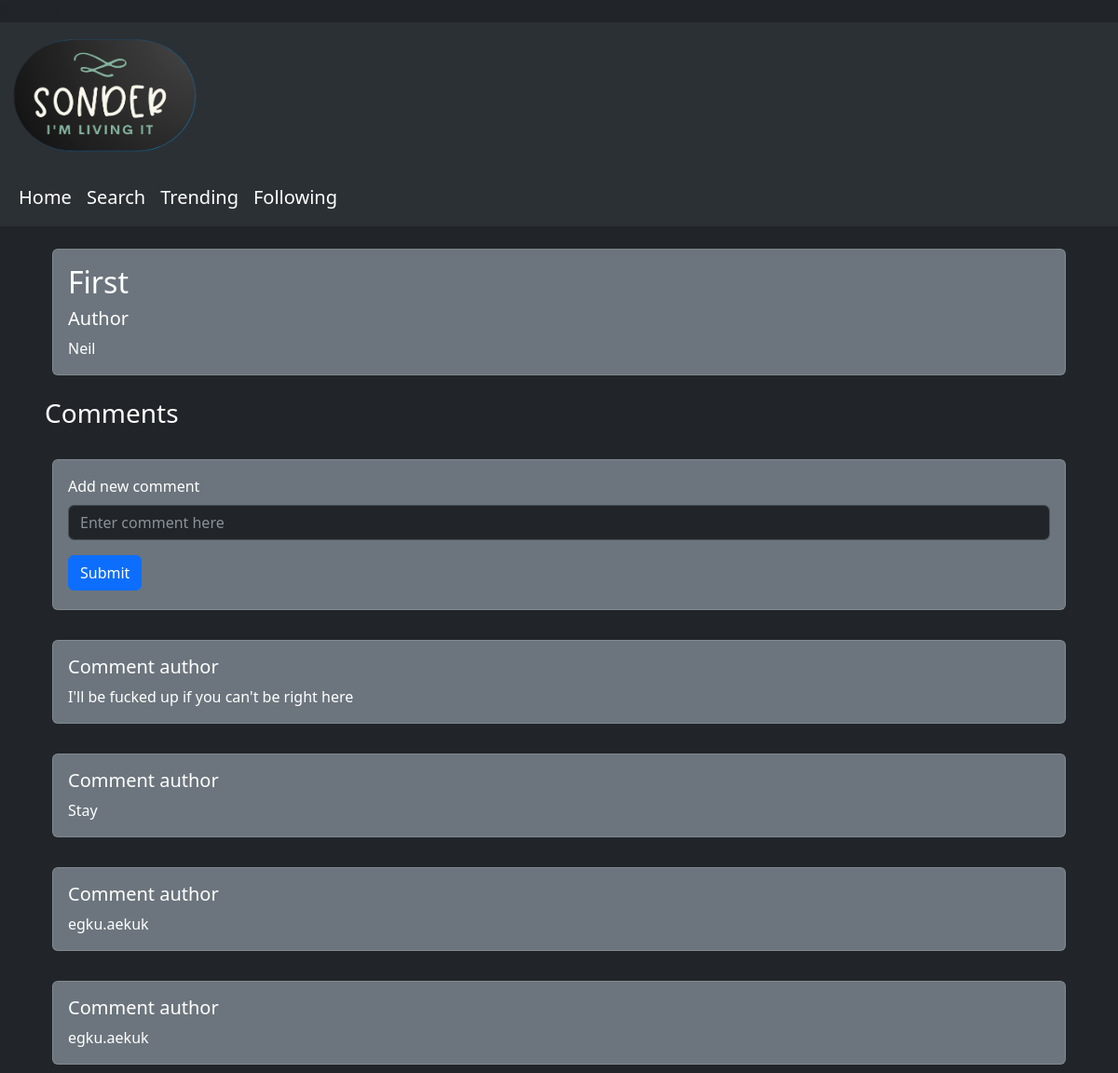
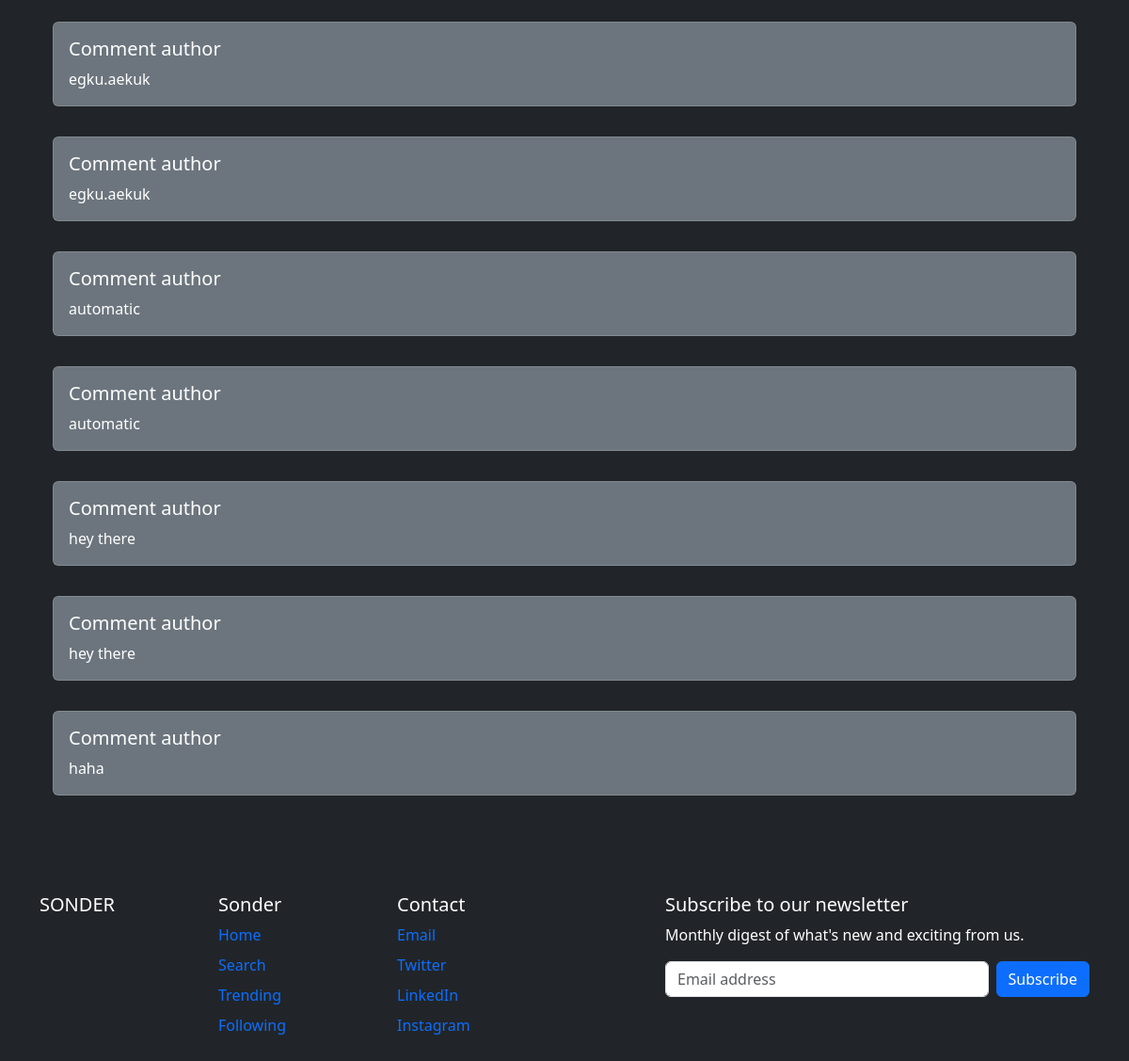
/1, run on an earlier commit of the app's database (2 pictures, top to bottom).
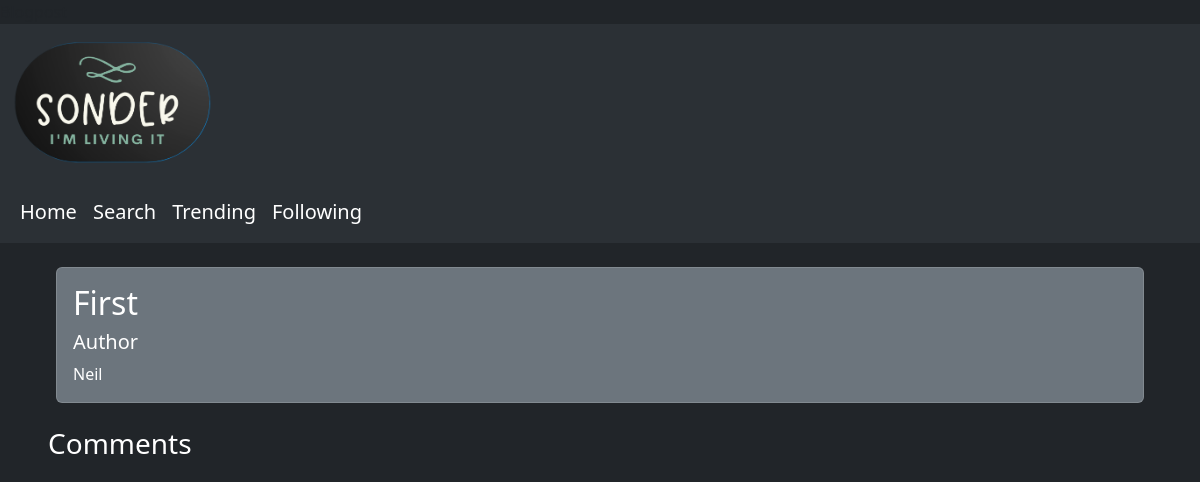
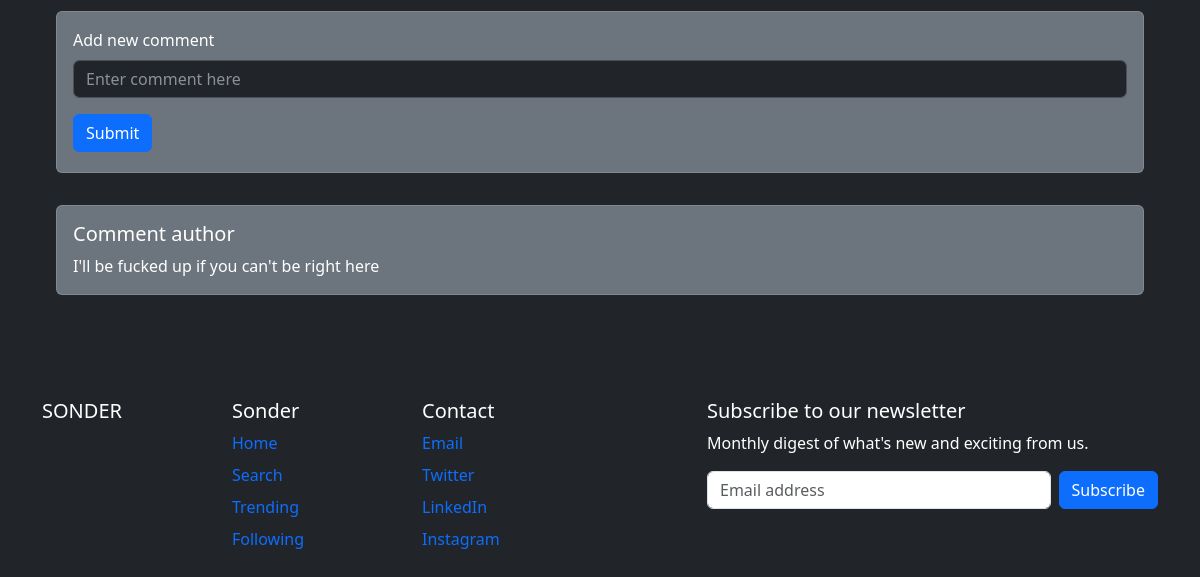
And on a later commit of the database (2 pictures, top to bottom).
### tables this page shows
CREATE TABLE posts (
    id INTEGER PRIMARY KEY AUTOINCREMENT,
    created TIMESTAMP NOT NULL DEFAULT CURRENT_TIMESTAMP,
    title TEXT NOT NULL,
    content TEXT NOT NULL
);

CREATE TABLE comments (
    comment_id INTEGER PRIMARY KEY AUTOINCREMENT,
    created TIMESTAMP NOT NULL DEFAULT CURRENT_TIMESTAMP,
    post_id INTEGER NOT NULL,
    content TEXT NOT NULL
);

### app.py (the view, shortened to what this page needs)
@app.route('/<int:postId>', methods=('GET', 'POST'))
def viewPost(postId):
    post = getPost(postId)
    comments = getComments(postId)
    return render_template('blogpost.html', posts=post, comments=comments)

### app.py (called while the page is built)
def get_db_connection():
    conn = sqlite3.connect('database.db')
    conn.row_factory = sqlite3.Row
    return conn

def getPost(postId):
    conn = get_db_connection()
    post = conn.execute('SELECT * FROM posts WHERE id = ?', (postId,)).fetchone()
    conn.close()
    if post is None:
        abort(404)
    return post

def getComments(postId):
    conn = get_db_connection()
    comments = conn.execute('SELECT * FROM comments WHERE post_id = ?', (postId,)).fetchall()
    conn.close()
    if comments is None:
        return {}
    return comments

### templates/blogpost.html (shortened to what this page needs)
{% extends 'base.html' %}
{% block body %}
      <div class="d-grid gap-3">
        <div class="p-2 bg-dark text-white mx-5 mt-3" data-bs-theme="dark">
            <div class="card bg-secondary text-white" data-bs-theme = "dark">
                <div class="card-body">
                  <h2 class="card-title">{{posts.title}}</h2>
                  <h5> Author </h5>
                  <p class="card-text">{{posts.content}}</p>
                </div>
              </div>
        </div>
        <div><h3 class = "text-white mx-5">Comments</h3></div>
        <div class="p-2 bg-dark text-white mx-5" data-bs-theme="dark">
          <div class="card bg-secondary text-white" data-bs-theme = "dark">
          <div class="card-body">
        <form method="post">
        <div class="mb-3">
          <label for="exampleInputComment1" class="form-label text-white">Add new comment</label>
          <input type="text" class="form-control" id="exampleInputComment1" placeholder="Enter comment here" name="content"></input>
        </div>
        <button type="submit" class="btn btn-primary mb-1">Submit</button>
      </form>
    </div>
  </div>
</div>
        {%for comment in comments%}
        <div class="p-2 bg-dark text-white mx-5" data-bs-theme="dark">
            <div class="card bg-secondary text-white" data-bs-theme = "dark">
                <div class="card-body">
                  <h5> Comment author </h5>
                  <p class="card-text">{{comment.content}}</p>
                </div>
              </div>
        </div>
        {% endfor %}
      </div>
{% endblock %}

### templates/base.html (shortened to what this page needs)
<!doctype html>
<html lang="en">
  <head>
    <link href="https://cdn.jsdelivr.net/npm/bootstrap@5.3.0-alpha2/dist/css/bootstrap.min.css" rel="stylesheet">
  </head>
  <body class = bg-dark>
    <nav class="navbar navbar-expand-lg bg-body-tertiary bg-dark" data-bs-theme="dark">
        <div class="container-fluid">
            <a class="navbar-brand" href="index.html">
                <img src="{{ url_for('static', filename='logo.png') }}" width="200" height="130" class="d-inline-block align-text-top" />
            </a>
        </div>
        </nav>
    <nav class="navbar navbar-expand-lg bg-body-tertiary bg-dark sticky-top fs-5"  data-bs-theme="dark">
    <div class="container-fluid">
        <div class="collapse navbar-collapse" id="navbarSupportedContent">
        <ul class="navbar-nav me-auto mb-2 mb-lg-0">
            <li class="nav-item">
            <a class="nav-link active" aria-current="page" href="/">Home</a>
            </li>
            <li class="nav-item">
            <a class="nav-link active" aria-current="page" href="/search">Search</a>
            </li>
            <li class="nav-item">
            <a class="nav-link active" aria-current="page" href="/trending">Trending</a>
            </li>
            <li class="nav-item">
            <a class="nav-link active" aria-current="page" href="#">Following</a>
            </li>
        </ul>
        </div>
    </div>
    </nav>
    {% block body %}
    {% endblock %}
      <div class="container mt-5">
        <footer class="py-5 text-white">
          <div class="row">
            <div class="col-6 col-md-2 mb-3">
              <h5><a href="index.html" class = "nav-link p-0"> SONDER</a></h5>
            </div>
            <div class="col-6 col-md-2 mb-3">
              <h5>Sonder</h5>
              <ul class="nav flex-column">
                <li class="nav-item mb-2"><a href="/" class="nav-link p-0">Home</a></li>
                <li class="nav-item mb-2"><a href="/search" class="nav-link p-0">Search</a></li>
                <li class="nav-item mb-2"><a href="/trending" class="nav-link p-0">Trending</a></li>
                <li class="nav-item mb-2"><a href="#" class="nav-link p-0">Following</a></li>
              </ul>
            </div>
            <div class="col-6 col-md-2 mb-3">
              <h5>Contact</h5>
              <ul class="nav flex-column">
                <li class="nav-item mb-2"><a href="mailto:sonder@gmail.com" class="nav-link p-0">Email</a></li>
                <li class="nav-item mb-2"><a href="https://twitter.com" class="nav-link p-0">Twitter</a></li>
                <li class="nav-item mb-2"><a href="https://linked.com" class="nav-link p-0">LinkedIn</a></li>
                <li class="nav-item mb-2"><a href="https://instagram.com" class="nav-link p-0">Instagram</a></li>
              </ul>
            </div>
            <div class="col-md-5 offset-md-1 mb-3">
              <form>
                <h5>Subscribe to our newsletter</h5>
                <p>Monthly digest of what's new and exciting from us.</p>
                <div class="d-flex flex-column flex-sm-row w-100 gap-2">
                  <input id="newsletter1" type="text" class="form-control" placeholder="Email address">
                  <button class="btn btn-primary" type="button">Subscribe</button>
                </div>
              </form>
            </div>
          </div>
        </footer>
      </div>
  </body>
</html>

What changed in the data, as far as the page shows it:
removed comments: content "Stay"
removed comments: content "egku.aekuk"
removed comments: content "egku.aekuk"
removed comments: content "egku.aekuk"
removed comments: content "egku.aekuk"
removed comments: content "automatic"
removed comments: content "automatic"
removed comments: content "hey there"
removed comments: content "hey there"
removed comments: content "haha"
